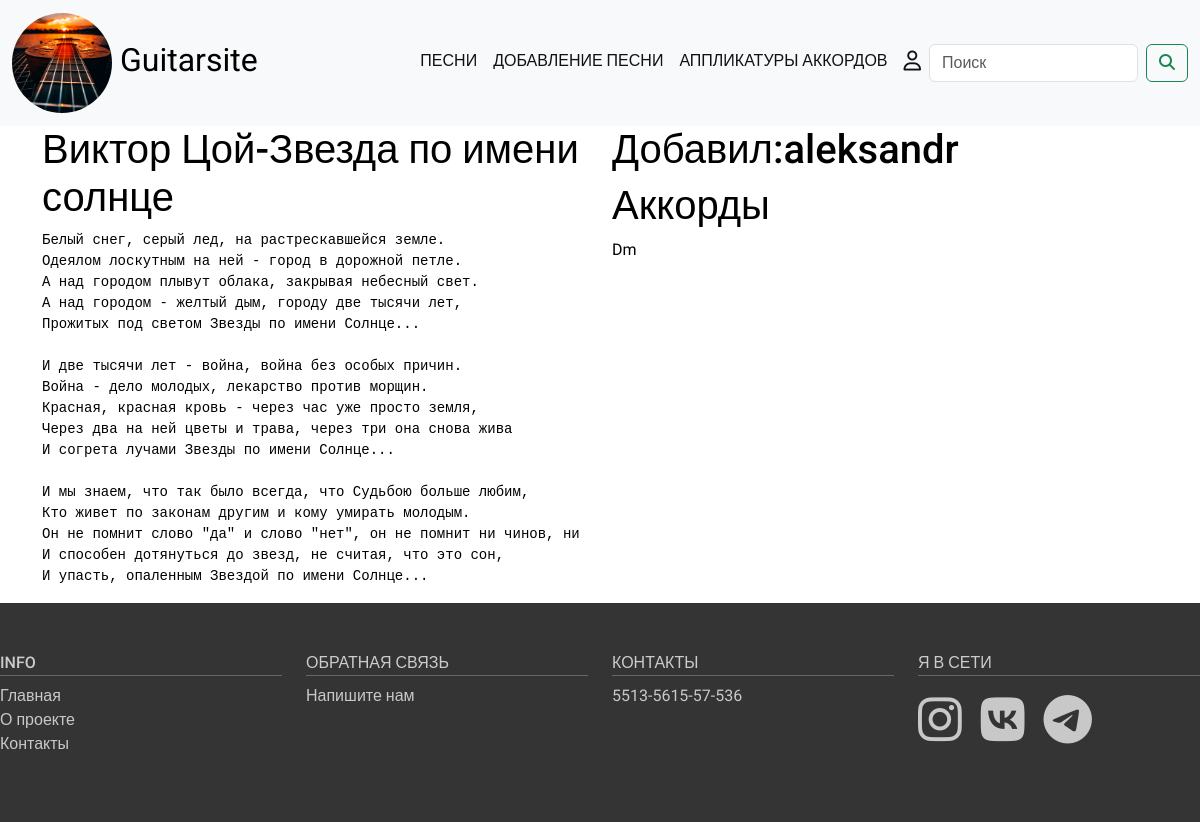
Page /song/zvezda-po-imeni-solntse/ on the earlier database version.
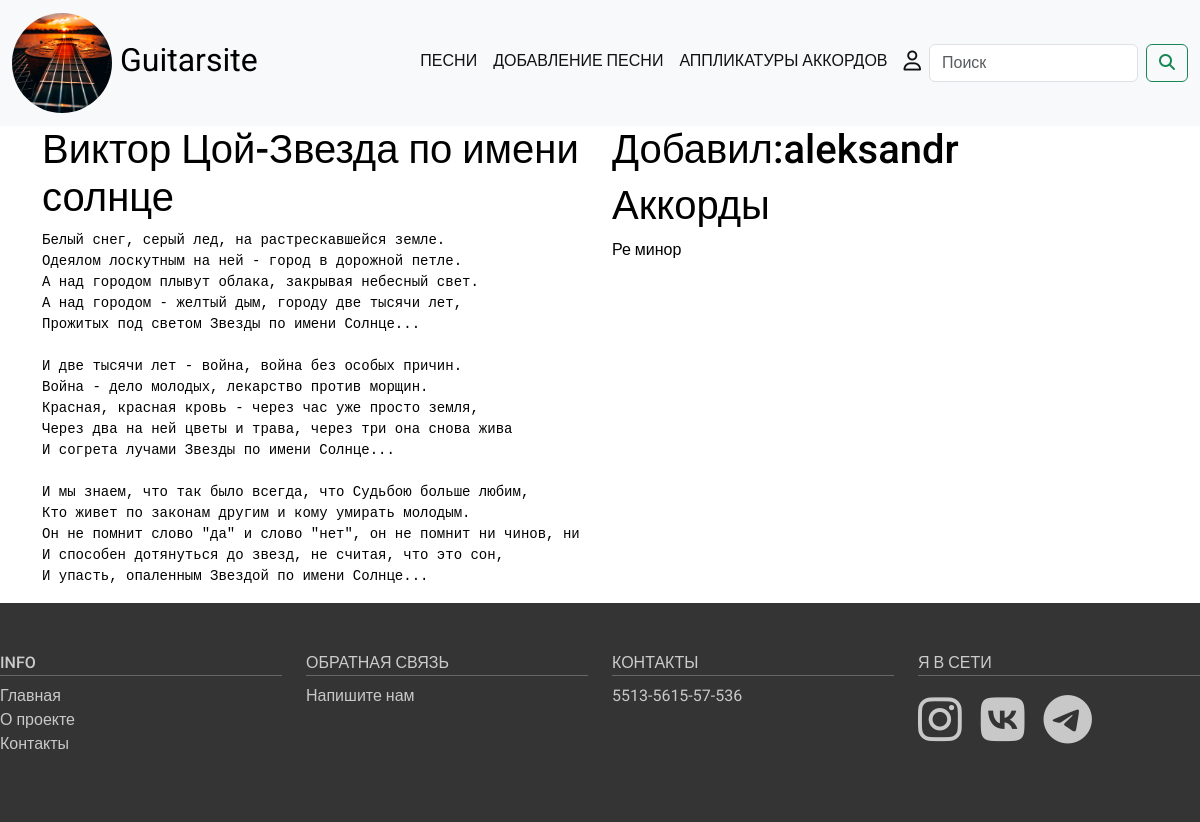
Same page on the later database version.
### guitar/models.py (models this page shows, shortened)
class Chords(models.Model):
    name = models.CharField(max_length=100, db_index=True, verbose_name="Аккорды")
    designation = models.CharField(max_length=100, db_index=True,null=True,default=None, verbose_name="Обозначение")
    slug = models.SlugField(max_length=255, db_index=True, unique=True)
    chord_image = models.ImageField(upload_to="chords_images", blank=True, default=None, null=True, verbose_name="Картинка аккорда")
    chords_group = models.ForeignKey("ChordsGroup", on_delete=models.PROTECT, related_name="chords",blank=True, default=None, null=True)

### guitar/views.py (the view)
# urls.py: path("song/<slug:song_slug>/", views.ShowSong.as_view(), name="song"),
class ShowSong(DetailView):
    model = Songs
    template_name = "guitar/song.html"
    slug_url_kwarg = 'song_slug'
    context_object_name = 'song'
    def get_object(self, queryset=None):
        return get_object_or_404(Songs.published, slug = self.kwargs[self.slug_url_kwarg])

### guitar/models.py (called while the page is built)
    def get_queryset(self):
        return super().get_queryset().filter(is_published=Songs.Status.PUBLISHED)

    def __str__(self):
        return self.name

### guitar/templates/guitar/song.html (shortened to what this page needs)
{% extends 'base.html' %} {% load static %} {% block content %}
<div class="container-lg">
  <div class="row">
    <div class="col-6">
      <h1>{{song.author}}-{{ song.title}}</h1>
      <pre>{{ song.content }}</pre>
    </div>
    <div class="col-6">
      {% if song.user_author%}
        <a class="nav-link" href="{% url 'user_songs' user_author_id=song.user_author.id %}"><h1>Добавил:{{song.user_author.username}}</h1></a>
      {% else %}
        <h1>Добавил: Неизвсетный автор</h1>
      {% endif %}
      <h1>Аккорды</h1>
      {% with song.chords.all as chords%}
        {% if chords%}
          {% for chord in chords%}
            <p>{{chord.name}}</p>
          {% endfor %}
        {% endif %}
      {% endwith %}
    </div>
  </div>
</div>
{% endblock content%}

Differences in the rows shown:
changed Chords: name "Dm" → "Ре минор"
